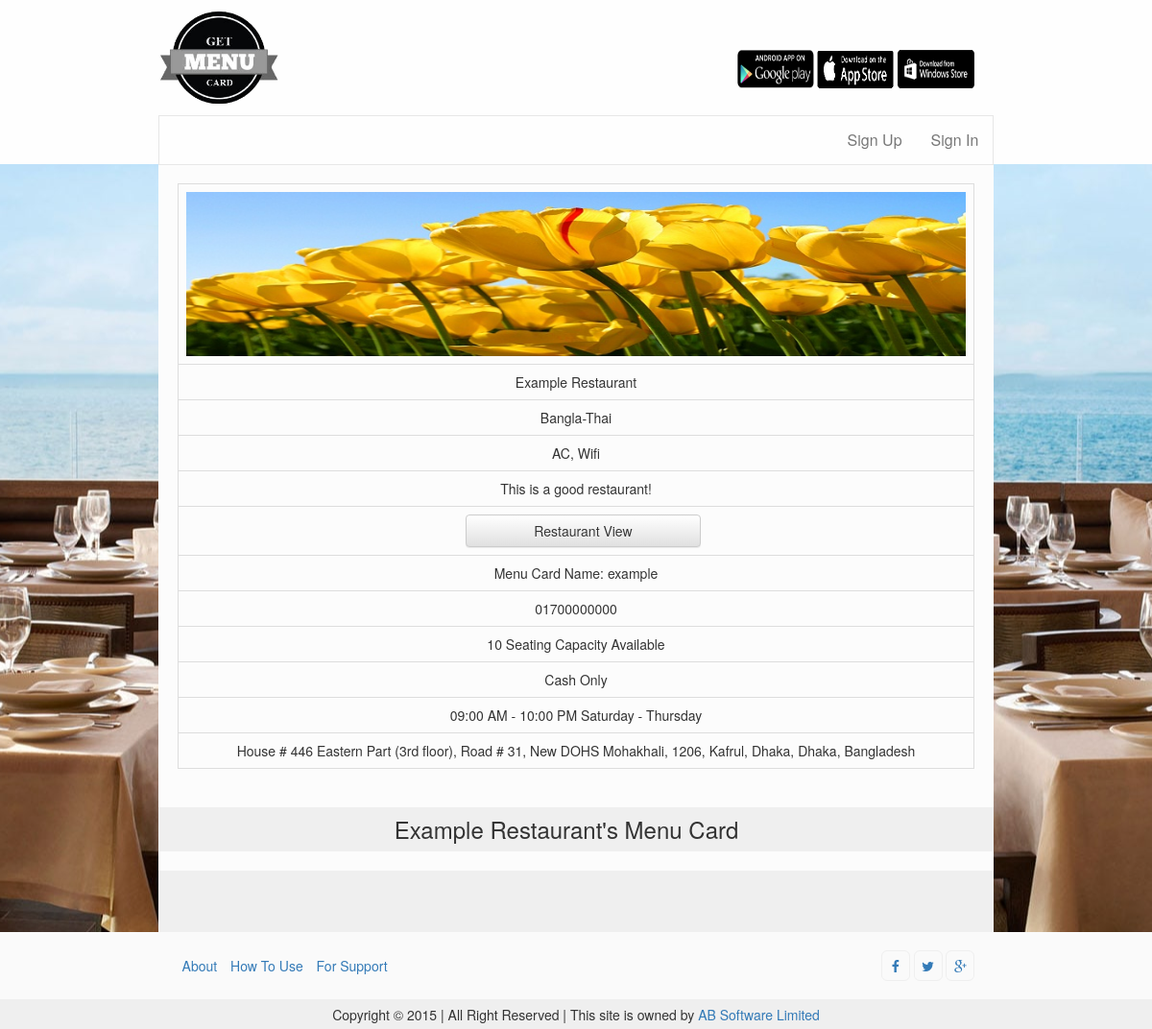
/orfes_owner/index.php/example (signed in), run on the app's committed database.
### tables this page shows
CREATE TABLE IF NOT EXISTS `tbl_information` (
  `info_id` int(11) NOT NULL AUTO_INCREMENT,
  `restaurant_id` int(11) NOT NULL,
  `type` varchar(255) NOT NULL,
  `facilities` varchar(255) NOT NULL,
  `about` varchar(255) NOT NULL,
  `hotline_number` varchar(20) NOT NULL,
  `seating_capacity` int(11) NOT NULL,
  `billing_system` varchar(255) NOT NULL,
  `opening_time` varchar(120) NOT NULL,
  `opening_day` varchar(120) NOT NULL,
  `address` varchar(200) NOT NULL,
  `postal_code` varchar(10) NOT NULL,
  `police_station` varchar(100) NOT NULL,
  `district_city` varchar(50) NOT NULL,
  `state_division` varchar(50) NOT NULL,
  `country` varchar(50) NOT NULL,
  `image` varchar(100) NOT NULL,
  `logo` varchar(100) NOT NULL,
  PRIMARY KEY (`info_id`),
  UNIQUE KEY `restaurant_id` (`restaurant_id`)
);

CREATE TABLE IF NOT EXISTS `tbl_restaurant` (
  `restaurant_id` int(11) NOT NULL AUTO_INCREMENT,
  `name` varchar(100) NOT NULL,
  `username` varchar(20) NOT NULL,
  `email` varchar(100) NOT NULL,
  `password` varchar(32) NOT NULL,
  `status` tinyint(1) NOT NULL DEFAULT '0',
  `date` datetime NOT NULL,
  PRIMARY KEY (`restaurant_id`),
  UNIQUE KEY `username` (`username`,`email`),
  FULLTEXT KEY `name` (`name`,`password`)
);

### orfes_owner/application/controllers/Profile.php (called while the page is built, shortened)
<?php
class Profile extends CI_Controller {
    public function __construct() {
        $this->load->library(array('form_validation',));
        $this->load->helper(array('text', 'url', 'form', 'security'));
        $this->load->model(array('validation_model', 'restaurant_model', 'information_model', 'gallery_model','category_model', 'date_model', 'mail_model'));
    }
    public function index($username) {
        $data['title'] = "Restaurant Profile";
        $data['menu_settings'] = "sh_menu";
        $data['restaurant'] = $this->restaurant_model->read_by_username($username);
        if ($data['restaurant'] == '') {
            show_404();
        } else {
            $data['information'] = $this->information_model->read($data['restaurant']->restaurant_id);
            $data['gallery'] = $this->gallery_model->read($data['restaurant']->restaurant_id);
            $data['category'] = $this->category_model->readByJoin($data['restaurant']->restaurant_id);
            $data['content'] = $this->load->view('frontend/pages/profile', $data, TRUE);
            $this->load->view('frontend/main_wrapper', $data);
        }
    }
}
?>

### orfes_owner/index.php (called while the page is built, shortened)
<?php
require_once BASEPATH.'core/CodeIgniter.php';

### orfes_owner/application/models/Restaurant_model.php (called while the page is built, shortened)
<?php
class Restaurant_model extends CI_Model {
    public function read_by_username($username) {
        $query = $this->db->select('*')
                ->from('tbl_restaurant')
                ->where('username', $username)
                ->where('status', 1)
                ->get()
                ->row();
        return $query;
    }
}
?>

### orfes_owner/application/models/Information_model.php (called while the page is built, shortened)
<?php
class Information_model extends CI_Model {
    public function read($id) {
        $query = $this->db->select('*')
                ->from('tbl_information')
                ->where('restaurant_id', $id)
                ->get();
        return $query->row();
    }
}
?>

### orfes_owner/application/views/frontend/pages/profile.php (the view, shortened to what this page needs)
<section class="profile">
    <div class="">
        <div class="restaurant_info">
            <table class="table table-bordered">
                <tbody>
                <tr>
                    <td style="text-align: center">
                        <?php if (!empty($information->image)) { ?>
                            <img class="banner img-responsive" src="<?php echo base_url() . $information->image; ?>"
                                 alt="banner"/>
                            <?php
                        } else { ?>
                            <img class="banner img-responsive" style="width:100%"
                                 src="<?php echo base_url(); ?>assets/images/banner/banner.jpg"
                                 alt="Restaurant Banner"/>
                            <?php
                        }
                        ?>
                    </td>
                </tr>
                <tr>
                    <td style="text-align: center"><?php echo $restaurant->name; ?></td>
                </tr>
                <tr>
                    <td style="text-align: center"><?php echo $information->type; ?></td>
                </tr>
                <tr>
                    <td style="text-align: center"><?php echo $information->facilities; ?></td>
                </tr>
                <tr>
                    <td style="text-align: center"><?php echo $information->about; ?></td>
                </tr>
                <tr>
                    <td><?php
                        if (count($gallery) > 0) {
                            ?>
                            <div class="col-md-12">
                                <div class="col-md-4">
                                </div>
                                <div class="col-md-8">
                                    <button type="button" class="btn btn-default col-xs-12 col-md-6 col-sm-6 col-lg-6"
                                            data-toggle="modal" data-target="#image-gallery1">Restaurant View
                                    </button>
                                </div>
                            </div>
                            <?php
                        }
                        ?>
                    </td>
                </tr>
                <tr>
                    <td style="text-align: center"><?php echo "Menu Card Name: " . $restaurant->username; ?></td>
                </tr>
                <tr>
                    <td style="text-align: center"><?php if (isset($information->hotline_number)) echo $information->hotline_number; ?></td>
                </tr>
                <tr>
                    <td style="text-align: center"><?php echo $information->seating_capacity . " Seating Capacity Available"; ?></td>
                </tr>
                <tr>
                    <td style="text-align: center"><?php echo $information->billing_system; ?></td>
                </tr>
                <tr>
                    <td style="text-align: center">
                        <?php if (isset($information->opening_time)) echo $information->opening_time; ?>
                        <?php if (isset($information->opening_day)) echo $information->opening_day; ?>
                    </td>
                </tr>
                <tr>
                    <td style="text-align: center">
                        <?php
                        if (isset($information->address) && ($information->address != ''))
                            echo "$information->address, ";
                        if (isset($information->postal_code) && ($information->postal_code != ''))
                            echo "$information->postal_code, ";
                        if (isset($information->police_station) && ($information->police_station != ''))
                            echo "$information->police_station, ";
                        if (isset($information->district_city) && ($information->district_city != ''))
                            echo "$information->district_city, ";
                        if (isset($information->state_division) && ($information->state_division != ''))
                            echo "$information->state_division, ";
                        if (isset($information->country) && ($information->country != ''))
                            echo "$information->country  ";
                        ?>
                    </td>
                </tr>
                </tbody>
            </table>
        </div>
    </div>
    <div class="menu_card_info" id="menu">
        <h3 class="text-center main_title"><?php echo $restaurant->name; ?>'s Menu Card &nbsp;&nbsp; </h3>
        <div class="tab-content tab-pane">
        </div>
    </div>
</section>

### orfes_owner/application/views/frontend/main_wrapper.php (shortened to what this page needs)
<!DOCTYPE html>
<html lang="en">
    <head>
        <?php $this->load->view('frontend/includes/head'); ?>
    </head>
    <body>
        <header>
            <div class="row">
                <div id="header">
                    <?php $this->load->view('frontend/includes/header'); ?>
                    <?php $this->load->view('frontend/includes/menu'); ?>
                </div>
            </div>
        </header>
        <div id="main_wrapper">
            <div class="row">
                <div id="content" class="col-md-12">
                    <?php if (isset($content)) echo $content; ?>
                </div>
            </div>
        </div>
        <footer>
            <div class="row">
                <div id="footer">
                    <?php $this->load->view('frontend/includes/footer'); ?>
                </div>
            </div>
            <div class="row">
                <div id="copyright">
                    <?php $this->load->view('frontend/includes/copyright'); ?>
                </div>
            </div>
        </footer>
    </body>
</html>

### orfes_owner/application/views/frontend/includes/head.php (shortened to what this page needs)
<link href="<?php echo base_url(); ?>assets/css/bootstrap.min.css" rel="stylesheet">
<link href="<?php echo base_url(); ?>assets/css/bootstrap-theme.min.css" rel="stylesheet">
<link href="<?php echo base_url(); ?>assets/css/font-awesome.min.css" rel="stylesheet">
<link href="<?php echo base_url(); ?>assets/css/style.css" rel="stylesheet">

### orfes_owner/application/views/frontend/includes/header.php
<div class="row">
    <div class="col-md-4">
        <a class="logo"  href="<?php echo base_url(); ?>index.php/">
            <img src="<?php echo base_url(); ?>assets/images/icons/logo.png" alt="Logo"/>
        </a>
    </div>
    <div class="col-md-8 col-sm-8 col-xs-12">
        <div class="mobile_apps  pull-right">
            <ul class="list-inline" style="margin-top:20px; margin-right:20px;">
                <li>
                    <a href="" title="Click to get app">
                        <img src="<?php echo base_url(); ?>assets/images/icons/app_android.png" alt="Logo"/>
                    </a>
                </li>
            	<li>
                    <a href="" title="Comming soon">
                        <img src="<?php echo base_url(); ?>assets/images/icons/app_apple.png" alt="Logo"/>
                    </a>
                </li>
                <li>
                    <a href="" title="Comming soon">
                        <img src="<?php echo base_url(); ?>assets/images/icons/app_win.png" alt="Logo"/>
                    </a>
                </li>
            </ul>
        </div>
    </div>
</div>

### orfes_owner/application/views/frontend/includes/menu.php (shortened to what this page needs)
<nav class="navbar navbar-default">
    <div class="x_container-fluid">
        <div class="collapse navbar-collapse" id="bs-example-navbar-collapse-1">
            <ul class="nav navbar-nav navbar-right">
                <?php if ($this->session->userdata('isLogIn') == FALSE) { ?>
                    <li><a class="<?php if (isset($menu_signup)) echo $menu_signup; ?>" href="<?php echo base_url(); ?>index.php/pages/signup">Sign Up</a></li>
                    <li><a class="<?php if (isset($menu_signin)) echo $menu_signin; ?>" href="<?php echo base_url(); ?>index.php/pages/signin">Sign In</a></li>
                <?php } ?>
            </ul>
        </div>
    </div>
</nav>

### orfes_owner/application/views/frontend/includes/footer.php
<div class="col-md-8 col-sm-7 footer_menu">
    <ul class="list-inline">
        <li><a href="<?php echo base_url() ?>index.php/pages/about">About</a></li>
        <li><a href="<?php echo base_url() ?>index.php/pages/how_to_use">How To Use</a></li>
        <li><a href="<?php echo base_url() ?>index.php/pages/support">For Support</a></li>
    </ul>
</div>
<div class="col-md-4 col-sm-5 text-right social">
    <ul class="list-inline">
        <li class="sh_round sh_transition"><a href="https://www.facebook.com/pages/getmenucardcom/415079848656795" title="Get Menu Card on Facebook" target="_blank"><i class="fa fa-facebook"></i></a>
        </li>
        <li class="sh_round sh_transition"><a href="https://twitter.com/getmenucard" title="Get Menu Card on Twitter" target="_blank"><i class="fa fa-twitter"></i></a>
        </li>
        <li class="sh_round sh_transition"><a href="https://plus.google.com/103815737982702536020/about" title="Get Menu Card on Google+" target="_blank"><i class="fa fa-google-plus"></i></a>
        </li>
    </ul>
</div>

### orfes_owner/application/views/frontend/includes/copyright.php
Copyright &copy; 2015 | All Right Reserved | This site is owned by <a href="http://absoftbd.com"> AB Software Limited </a>

### orfes_owner/assets/css/style.css (style rules this page uses)
.sh_round { border-radius:6px;-moz-border-radius:6px;-o-border-radius:6px;-webkit-border-radius:6px;-ms-border-radius:6px; }
.sh_transition { transition:all .5s ease-in-out 0s; -moz-transition:all .5s ease-in-out 0s;-webkit-transition:all .5s ease-in-out 0s; }
body { background:url('../images/icons/bg.jpg') fixed repeat center #2D3940; font-weight:normal;overflow-x:hidden; }
header { background:#FEFEFE }
#header { width:70.8%;height:170px;margin:0 auto; }
#header .logo img { height:120px; }
.mobile_apps ul { margin:0;line-height:100px }
.mobile_apps ul li { padding:0 }
.mobile_apps li a img { width:80px;height:40px !important; }
.navbar-default { background:none;box-shadow:none; }
nav { border-radius:0 !important;box-shadow:none;z-index:1001; }
nav li a, .navbar-brand { font-size:16px;font-weight:normal;text-shadow:none; }
#main_wrapper { width:70%;margin:0% auto; }
#content { float:left;width:100%;min-height:800px;padding:0 0 20px 0;background:#EFEFEF; }
footer { background:#FAFAFA }
#footer { width:70%;min-height:50px;margin:0 auto; }
#copyright { padding:5px 0;border-top:1px solid #EFEFEF;text-align:center;background:#EFEFEF }
.social, .footer_menu { line-height:50px; }
.social ul,.footer_menu ul { margin:10px 0; }
.social li { border:1px solid #EFEFEF;width:30px;line-height:30px;text-align:center; }
.profile .tab-content { background:#FCFCFC; }
.profile .tab-pane { padding:10px }
.profile img.banner { max-height:200px }
.profile .restaurant_info { padding:20px;background:#FCFCFC; }
.main_title { margin:0;padding:10px 0 }

### data on the page
tbl_information: image (picture), type "Bangla-Thai", facilities "AC, Wifi", about "This is a good restaurant!", hotline_number "01700000000", seating_capacity "10", billing_system "Cash Only", opening_time "09:00 AM - 10:00 PM", opening_day "Saturday - Thursday", address "House # 446 Eastern Part (3rd floor), Road # 31, New DOHS Mohakhali", postal_code "1206", police_station "Kafrul", district_city "Dhaka", state_division "Dhaka", country "Bangladesh"
tbl_restaurant: name "Example Restaurant", username "example"
